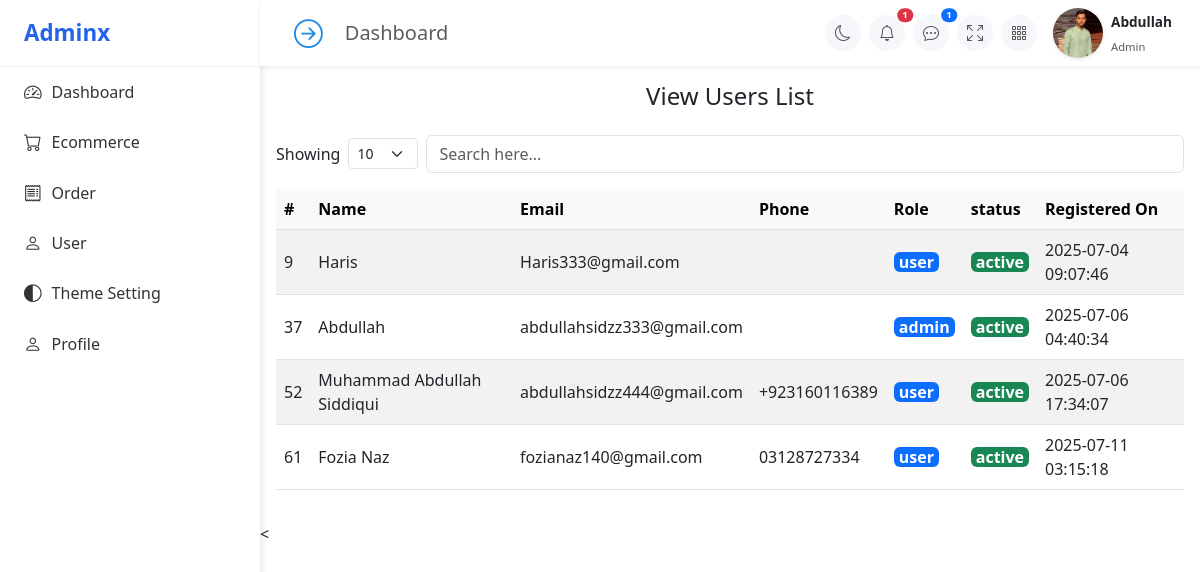
/Server/Admin-Panel/Users.php (signed in), run on an earlier commit of the app's database.
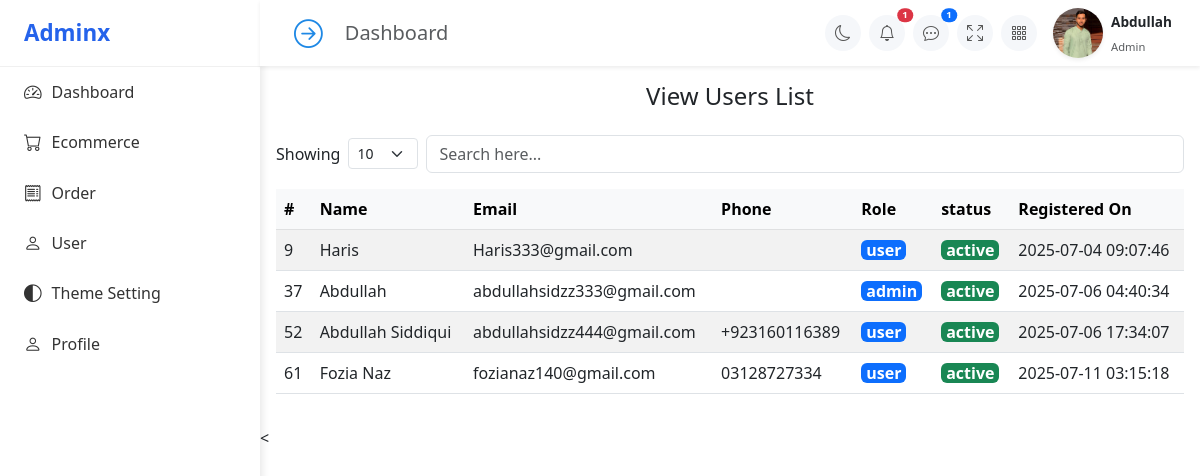
And on a later commit of the database.
### tables this page shows
CREATE TABLE `users` (
  `id` int(11) NOT NULL,
  `name` varchar(100) NOT NULL,
  `email` varchar(100) NOT NULL,
  `password` varchar(255) NOT NULL,
  `phone` varchar(20) DEFAULT NULL,
  `role` enum('user','admin') DEFAULT 'user',
  `status` enum('active','inactive') DEFAULT 'active',
  `created_at` datetime DEFAULT current_timestamp(),
  `updated_at` datetime DEFAULT current_timestamp() ON UPDATE current_timestamp(),
  `user_profile` varchar(255) NOT NULL DEFAULT '',
  `gender` enum('male','female') DEFAULT 'male',
  `email_token` varchar(255) DEFAULT NULL,
  `token_expiry` datetime DEFAULT NULL
);

### Server/Admin-Panel/Users.php (the view, shortened to what this page needs)
<?php
include("./Sidebar.php");
?>
<div class="container  p-3">
  <h4 class="mb-4 text-center ">View Users List</h4>
  <div class="d-flex justify-content-between align-items-center mb-3 flex-wrap gap-2 table-control-wrapper">
    <div class="d-flex align-items-center gap-2 flex-wrap">
      <label for="showEntries">Showing</label>
      <select id="showEntries" class="form-select form-select-sm" style="width: 70px;">
        <option selected>10</option>
      </select>
    </div>
    <input type="text" class="form-control w-50 flex-grow-1 " placeholder="Search here..." />
  </div>
  <div class="table-responsive">
    <table class="table table-hover   table-striped align-middle">
      <thead class="table-light">
        <tr>
          <th>#</th>
          <th>Name</th>
          <th>Email</th>
          <th>Phone</th>
          <th>Role</th>
          <th>status</th>
          <th>Registered On</th>
        </tr>
      </thead>
      <tbody>
        <?php
        $sql = "SELECT * from users";
        $result = $conn->query($sql);
        while ($row = $result->fetch_assoc()) {
        ?>
          <tr>
            <td><?= $row['id'] ?></td>
            <td><?= $row['name'] ?></td>
            <td><?= $row['email'] ?></td>
            <td><?= $row['phone'] ?></td>
            <td><span class="badge bg-primary fs-6"><?= $row['role'] ?></span></td>
            <td><span class="badge bg-success fs-6"><?= $row['status'] ?></span></td>
            <td><?= $row['created_at'] ?></td>
          </tr>
        <?php
        }
        ?>
      </tbody>
    </table>
  </div>
</div>
<

What changed in the data, as far as the page shows it:
changed users "abdullahsidzz444@gmail.com": name "Muhammad Abdullah Siddiqui" → "Abdullah Siddiqui"
